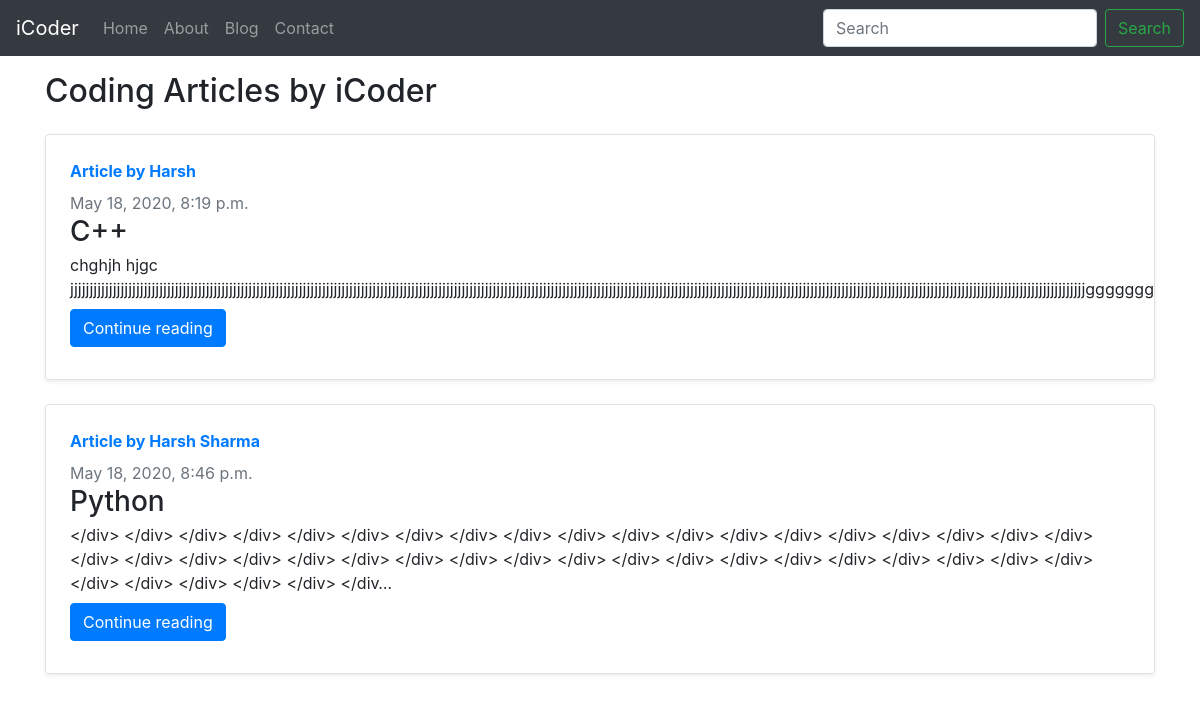
Screenshot of /blog/ with the database file from the repository.
### blog/models.py (models this page shows, shortened)
class Post(models.Model):
    sno = models.AutoField(primary_key=True)
    title = models.CharField(max_length=255)
    content = models.TextField()
    author = models.CharField(max_length=100)
    slug = models.CharField(max_length=130)
    timeStamp = models.DateTimeField(blank=True)

### blog/views.py (the view)
# urls.py: path('', views.blogHome,name='blogHome'),
def blogHome(request):
    allPosts = Post.objects.all()
    context = {'allPosts':allPosts}
    return render(request,'blog/blogHome.html',context)

### templates/blog/blogHome.html (shortened to what this page needs)
{% extends 'base.html' %}
{% block body %}
<div class="container my-3">
<h2>Coding Articles by iCoder</h2>
{% for post in allPosts %}
<div class="row no-gutters border rounded overflow-hidden flex-md-row my-4 shadow-sm h-md-250 position-relative">
    <div class="col p-4 d-flex flex-column position-static">
          <strong class="d-inline-block mb-2 text-primary"><a href="/blog/abou"> Article by {{post.author}}</a></strong>
          <div class="mb-0 text-muted">{{post.timeStamp}}</div>
          <h3 class="mb-1">{{post.title}}</h3>
          <p class="card-text mb-auto">{{post.content | truncatechars:350}}</p>
        <div class="my-2">
          <a href="/blog/{{post.slug}}" role="button" class="btn btn-primary">Continue reading</a>
        </div>
      </div>
</div>
{% endfor %}
</div>
{% endblock body %}

### templates/base.html (shortened to what this page needs)
<!doctype html>
<html lang="en">
  <head>
    <link rel="stylesheet" href="https://stackpath.bootstrapcdn.com/bootstrap/4.5.0/css/bootstrap.min.css">
  </head>
  <body>
    <nav class="navbar navbar-expand-lg navbar-dark bg-dark">
  <a class="navbar-brand" href="/">iCoder</a>
  <div class="collapse navbar-collapse" id="navbarSupportedContent">
    <ul class="navbar-nav mr-auto">
      <li class="nav-item {% block homeactive %} {% endblock homeactive %}">
        <a class="nav-link" href="/">Home <span class="sr-only">(current)</span></a>
      </li>
      <li class="nav-item {% block aboutactive %} {% endblock aboutactive %}">
        <a class="nav-link" href="/about">About</a>
      </li>
      <li class="nav-item {% block blogactive %} {% endblock blogactive %}">
        <a class="nav-link" href="/blog">Blog</a>
      </li>
      <li class="nav-item {% block contentactive %} {% endblock contentactive %}">
        <a class="nav-link" href="/contact">Contact</a>
      </li>
    </ul>
    <form class="form-inline my-2 my-lg-0">
      <input class="form-control mr-sm-2" type="search" placeholder="Search" aria-label="Search">
      <button class="btn btn-outline-success my-2 my-sm-0" type="submit">Search</button>
    </form>
  </div>
</nav>
{% block body %}
{% endblock body %}
  </body>
</html>

### rows the page displays
Post: author "Harsh", timeStamp "May 18, 2020, 8:19 p.m.", title "C++", content "chghjh hjgc…"
Post: author "Harsh Sharma", timeStamp "May 18, 2020, 8:46 p.m.", title "Python", content "</div> </div> </div> </div> </div> </div> </div> </div> </div> </div> </div> </div> </div> </div> </div> </div> </div> </div> </div> </div> </div> </div> </div> </div> </div> </div> </div> </div> </div> </div> </div> </div> </div> </div> </div> </div> </div> </div> </div> </div> </div> </div> </div> </div…"
